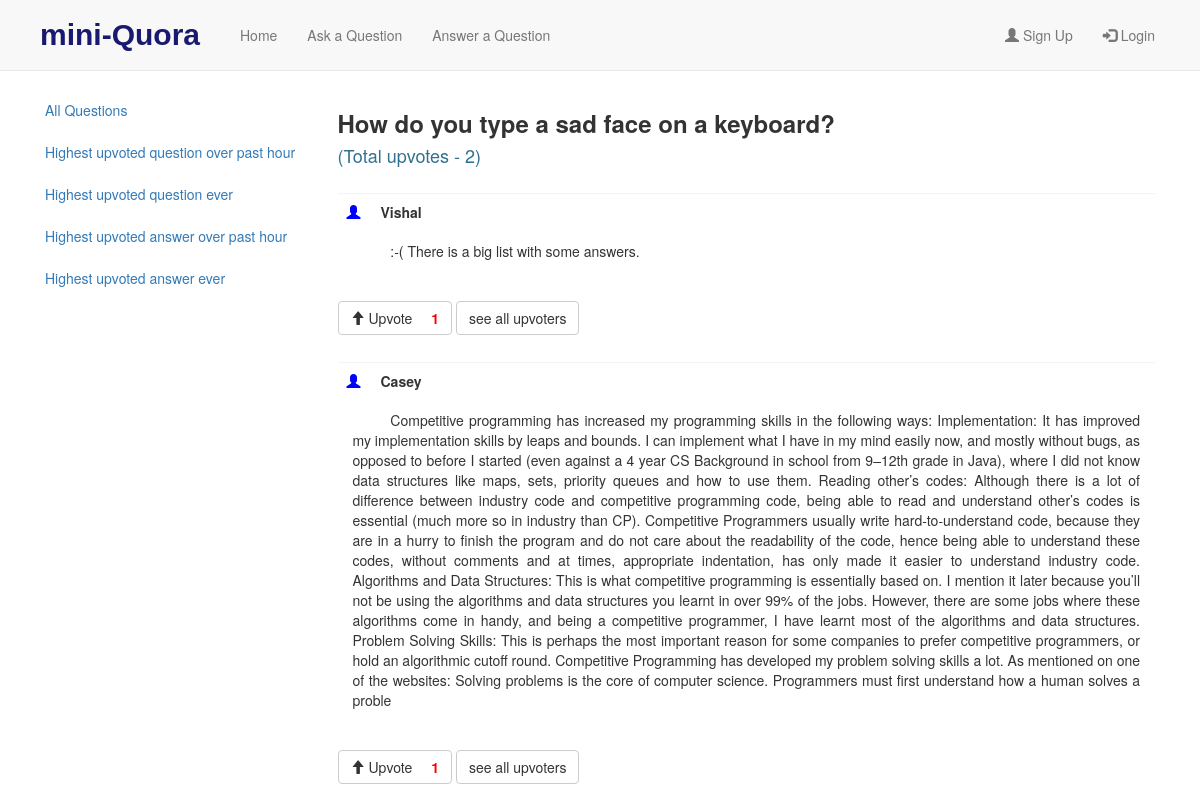
/index/all_answers/17, run on the app's committed database.
### quora/models.py (models this page shows)
class Question(models.Model):
    question = models.TextField()
    user = models.ForeignKey(User, on_delete=models.CASCADE)
    total_upvotes = models.IntegerField(default=0)
    date = models.DateTimeField(auto_now_add=True)

class Answers(models.Model):
    answer = models.TextField()
    question_id = models.ForeignKey(Question, on_delete=models.CASCADE)
    answer_upvotes = models.IntegerField(default=0)
    ans_date = models.DateTimeField(auto_now_add=True)
    user_id = models.ForeignKey(User, on_delete=models.CASCADE)

class User(models.Model):
    fname = models.CharField(max_length=80)
    lname = models.CharField(max_length=80)
    email = models.EmailField(unique=True)
    password = models.CharField(max_length=200)

### quora/views.py (the view)
# urls.py: path('all_answers/', views.individual_answers, name='individual_answers'),
def all_answers(request, qid):
    question = Question.objects.get(pk=qid)
    answer_list = question.answers_set.all()
    args = {
            'answer_list': answer_list,
            'question': question
        }
    return render(request, 'quora/allanswers.html', args)

### quora/context_processors.py (called while the page is built)
def add_variable_to_context(request):
    if 'user_id' in request.session:
        userid = request.session['user_id']
        user = User.objects.get(pk=userid)
        return {'logged_in': True,
                'user': user
                }
    return {
        'logged_in': False
    }

### quora/templates/quora/allanswers.html (shortened to what this page needs)
{% extends 'quora/base.html' %}
{% block content %}
<div class="container-fluid">
    <h3 style="word-wrap: break-word;"><strong>{{question.question}}</strong></h3>
    <h4 class="text-info">(Total upvotes - {{question.total_upvotes}})</h4>
<ul class="list-group">
        {% if answer_list %}
            {%  for answer in answer_list %}
            <div class="well well-sm"><span class="glyphicon glyphicon-user" style="margin-right:20px;color:#0000FF"></span><strong>{{answer.user_id.fname}}</strong></div>
            <li class="list-group-item"><p class="text-justify" style="word-wrap: break-word;text-align: justify;text-justify: inter-word;
                                text-indent:1cm;">{{answer.answer}}</p></li>
                <button  style="align-right" id="{{answer.id}}" type="button" class="btn btn-default" ><span id="{{answer.id}}_ab" class="glyphicon glyphicon-arrow-up"></span>
                    Upvote <span id="{{answer.id}}_upvote" style="color:red;padding-left:15px;"> <strong>{{answer.answer_upvotes}}</strong></span></button>
                <button  style="align-right" id="abc{{answer.id}}" type="button" class="btn btn-default" >
                    see all upvoters </button>
            {% endfor %}
        {% else %}
            <div  align="center" class="panel panel-default">This question has no answers</div>
        {% endif %}
  </ul>
</div>
{% endblock %}

### quora/templates/quora/base.html (shortened to what this page needs)
<!DOCTYPE html>
<html lang="en">
<head>
  <link rel="stylesheet" href="https://maxcdn.bootstrapcdn.com/bootstrap/3.3.7/css/bootstrap.min.css">
</head>
<body>
<nav class="navbar  navbar-default navbar-fixed-top">
  <div class="container">
    <div class="navbar-header">
      <a class="navbar-brand"><strong style="color:#191970;">mini-Quora</strong></a>
    </div>
    <ul class="nav navbar-nav">
      <li class="{% if request.resolver_match.view_name == 'quora:home' %}active{% endif %}"><a href="{% url 'quora:home' %}">Home</a></li>
      <li class="{% if request.resolver_match.view_name == 'quora:add' %}active{% endif %}"><a href="{% url 'quora:add' %}">Ask a Question</a></li>
      <li class="{% if request.resolver_match.view_name == 'quora:addanswer' %}active{% endif %}"><a href="{% url 'quora:addanswer'  %}">Answer a Question</a></li>
    </ul>
        {% if  logged_in %}
        <li><a><span class="glyphicon glyphicon-user"></span> Hey {{ user.fname }}</a></li>
      <li><a href="{% url 'quora:logout' %}"><span class="glyphicon glyphicon-log-out"></span> Logout</a></li>
    </ul>
      {% else %}
        <ul class="nav navbar-nav navbar-right">
      <li><a href="{% url 'quora:index' %}"><span class="glyphicon glyphicon-user"></span> Sign Up</a></li>
      <li><a href="{% url 'quora:login' %}"><span class="glyphicon glyphicon-log-in"></span> Login</a></li>
    </ul>
      {% endif %}
  </div>
</nav>
<div class="container">
  <div class="row">
    <nav class="col-sm-3">
      <ul class="nav nav-pills nav-stacked" data-spy="affix">
          {% if  logged_in %}
          <li class="{% if request.resolver_match.view_name == 'quora:all_questions' %}active{% endif %}"><a href="{% url 'quora:all_questions' %}">All Questions</a></li>
          <li class="{% if request.resolver_match.view_name == 'quora:individual_questions' %}active{% endif %}"><a href="{% url 'quora:individual_questions' %}">My Questions</a></li>
          <li class="{% if request.resolver_match.view_name == 'quora:individual_answers' %}active{% endif %}"><a href="{% url 'quora:individual_answers' %}">My Answers</a></li>
          <li class="{% if request.resolver_match.view_name == 'quora:individual_upvoted' %}active{% endif %}"><a href="{% url 'quora:individual_upvoted' %}">Upvoted by me</a></li>
          <li class="{% if request.resolver_match.view_name == 'quora:past_hour_highest_votes' %}active{% endif %}"><a href="{% url 'quora:past_hour_highest_votes' %}" >Highest upvoted question over past hour</a></li>
          <li class="{% if request.resolver_match.view_name == 'quora:highest_upvoted_question' %}active{% endif %}"><a href="{% url 'quora:highest_upvoted_question'  %}">Highest upvoted question ever</a></li>
          <li class="{% if request.resolver_match.view_name == 'quora:past_hour_highest_votes_answer' %}active{% endif %}"><a href="{% url 'quora:past_hour_highest_votes_answer'  %}" >Highest upvoted answer over past hour</a></li>
          <li class="{% if request.resolver_match.view_name == 'quora:highest_upvoted_answer' %}active{% endif %}"><a href="{% url 'quora:highest_upvoted_answer'  %}">Highest upvoted answer ever</a></li>
          {% else %}
                    <li class="{% if request.resolver_match.view_name == 'quora:all_questions' %}active{% endif %}"><a href="{% url 'quora:all_questions' %}">All Questions</a></li>
            <li class="{% if request.resolver_match.view_name == 'quora:past_hour_highest_votes' %}active{% endif %}"><a href="{% url 'quora:past_hour_highest_votes' %}">Highest upvoted question over past hour</a></li>
          <li class="{% if request.resolver_match.view_name == 'quora:highest_upvoted_question' %}active{% endif %}"><a href="{% url 'quora:highest_upvoted_question'  %}">Highest upvoted question ever</a></li>
          <li class="{% if request.resolver_match.view_name == 'quora:past_hour_highest_votes_answer' %}active{% endif %}"><a href="{% url 'quora:past_hour_highest_votes_answer'  %}" >Highest upvoted answer over past hour</a></li>
          <li class="{% if request.resolver_match.view_name == 'quora:highest_upvoted_answer' %}active{% endif %}"><a href="{% url 'quora:highest_upvoted_answer'  %}">Highest upvoted answer ever</a></li>
          {% endif %}
      </ul>
    </nav>
        <div class="col-sm-9">
            {% block content %}
            {% endblock %}
  </div>
  </div>
</div>
</body>
</html>

### quora/templates/quora/base.html (style rules this page uses)
body { padding-top: 90px; }
.navbar-brand { height:70px; padding:25px;font-size:30px;font-family: "Arial Black", Gadget, sans-serif; }
.navbar-nav > li > a { padding-top:25px !important; padding-bottom:25px !important; }
.navbar { min-height:70px !important }

### quora/templates/quora/allanswers.html (style rules this page uses)
.well { margin-bottom:0px;margin-top:27px;border-radius:0;border:0.5px none;background-color:#FFFFFF }
.list-group > li { margin-bottom: 20px;border:0 none }

### data on the page
Question: question "How do you type a sad face on a keyboard?", total_upvotes "2"
Answers: user_id.fname "Vishal", answer ":-( There is a big list with some answers.", answer_upvotes "1"
Answers: user_id.fname "Casey", answer "Competitive programming has increased my programming skills in the following ways: Implementation: It has improved my implementation skills by leaps and bounds. I can implement what I have in my mind easily now, and mostly without bugs, as opposed to before I started (even against a 4 year CS Background in school from 9–12th grade in Java), where I did not know data structures like maps, sets, priority queues and how to use them. Reading other’s codes: Although there is a lot of difference between industry code and competitive programming code, being able to read and understand other’s codes is essential (much more so in industry than CP). Competitive Programmers usually write…", answer_upvotes "1"
